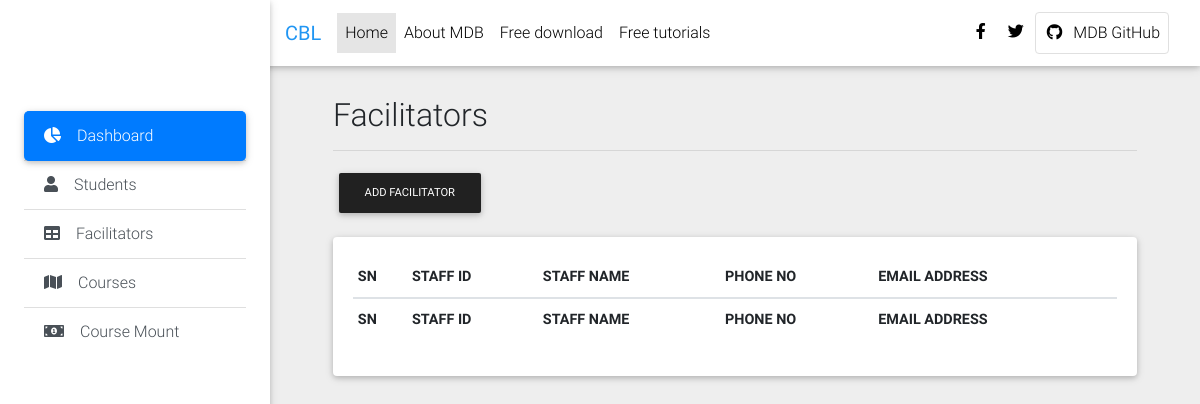
The app's page /admin/facilitators.php, older data.
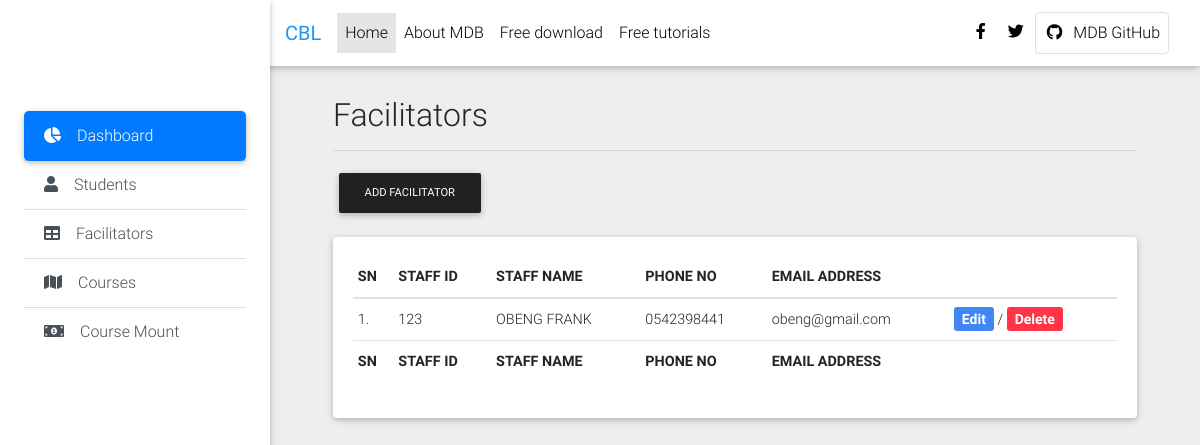
The same page, newer data.
### tables this page shows
CREATE TABLE `facilitators` (
  `id` int(11) NOT NULL,
  `staffid` varchar(25) DEFAULT NULL,
  `name` varchar(100) DEFAULT NULL,
  `centre` varchar(255) DEFAULT NULL,
  `email` varchar(100) DEFAULT 'na@na.com',
  `phone` varchar(100) DEFAULT 'NA',
  `password` varchar(255) DEFAULT NULL,
  `status` int(11) NOT NULL DEFAULT 1,
  `created_at` timestamp NOT NULL DEFAULT current_timestamp()
);

### script/UltraDBLayer.php (called while the page is built, shortened)
<?php
class UltraDBLayer{
    public $server = 'localhost';
    public $server_user = 'root';
    public $server_password = '';
    public $database = 'ultralms';
    public function connection()
    {
        $conn = mysqli_connect($this->server, $this->server_user, $this->server_password, $this->database) or die('Error connecting Database');
        return $conn;
    }
    public function select_records($table)
    {
        $conn = $this->connection();
        $query = mysqli_query($conn, "SELECT * FROM $table") or die('Something went wrong');
        return $query;
    }
}

### admin/facilitators.php (the view, shortened to what this page needs)
<?php
require "../script/UltraDBLayer.php";
include "sections/header.php";
include "sections/sidebar.php";
$db = new UltraDBLayer;
?>
<h2>Facilitators</h2>
<hr class="">
<button type="button" class="btn btn-dark btn-md mb-4" data-toggle="modal" data-target="#modelId">Add
    Facilitator</button>
<div class="card">
    <div class="card-body">
        <table class="table table-sm">
            <thead>
                <tr>
                    <th class="font-weight-bold">SN</th>
                    <th class="font-weight-bold">STAFF ID</th>
                    <th class="font-weight-bold">STAFF NAME</th>
                    <th class="font-weight-bold">PHONE NO</th>
                    <th class="font-weight-bold">EMAIL ADDRESS</th>
                    <th class="font-weight-bold"></th>
                </tr>
            </thead>
            <tbody>
                <?php
                    (int) $i = 0;
                    $query = $db->select_records("facilitators");
                    while ($rec = mysqli_fetch_assoc($query)) {
                        $i++;
                        ?>
                <tr>
                    <td><?php echo $i."."; ?></td>
                    <td><?php echo $rec["staffid"]; ?></td>
                    <td><?php echo $rec["name"]; ?></td>
                    <td><?php echo $rec["phone"]; ?></td>
                    <td><?php echo $rec["email"]; ?></td>
                    <td>
                        <a href="#!" class="btn-sm btn-primary text-white font-weight-bold">Edit</a> /
                        <a href="#!" class="btn-sm btn-danger text-white font-weight-bold">Delete</a>
                    </td>
                </tr>
                <?php
                    }
                    ?>
            </tbody>
            <tfoot>
                <tr>
                    <th class="font-weight-bold">SN</th>
                    <th class="font-weight-bold">STAFF ID</th>
                    <th class="font-weight-bold">STAFF NAME</th>
                    <th class="font-weight-bold">PHONE NO</th>
                    <th class="font-weight-bold">EMAIL ADDRESS</th>
                    <th class="font-weight-bold"></th>
                </tr>
            </tfoot>
        </table>
    </div>
</div>
<?php require "sections/footer.php"; ?>

Row changes from the older to the newer data that the page shows:
added facilitators: staffid "123", name "OBENG FRANK", phone "0542398441", email "obeng@gmail.com"
